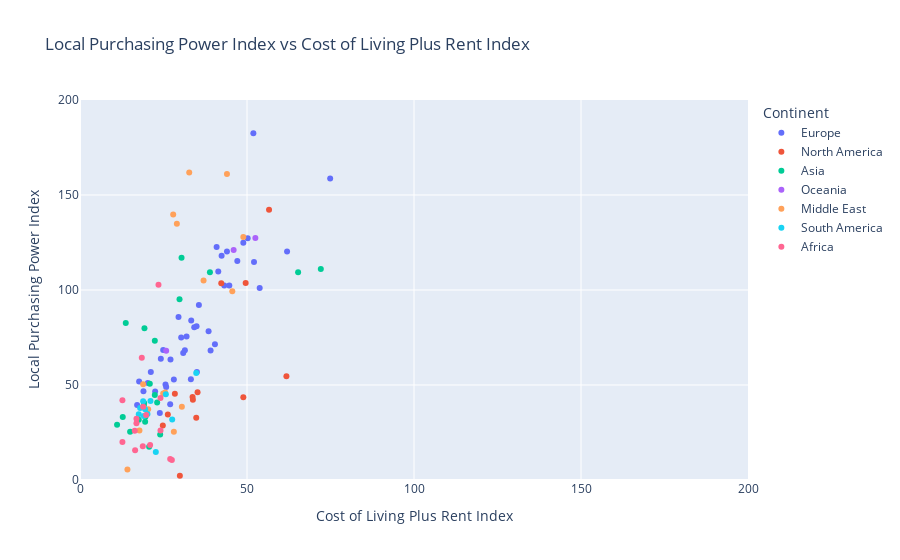

The cell this chart's notebook holds for it:
### Code cell
px.scatter(df, x='Cost of Living Plus Rent Index', 
           y='Local Purchasing Power Index', 
           color='Continent',
           range_x=(0,200), 
           range_y=(0,200),
           hover_name='Country',
           title='Local Purchasing Power Index vs Cost of Living Plus Rent Index')

### Figure 1 — Plotly figure (JSON) as saved in the notebook; plotly's stock layout.template omitted (floating-point values rounded to 4 significant figures)
{"data": [{"hovertemplate": "<b>%{hovertext}</b><br><br>Continent=Europe<br>Cost of Living Plus Rent Index=%{x}<br>Local Purchasing Power Index=%{y}<extra></extra>", "hovertext": ["Switzerland", "Iceland", "Norway", "Denmark", "Austria", "Ireland", "France", "Finland", "Netherlands", "Luxembourg", "Germany", "United Kingdom", "Belgium", "Sweden", "Italy", "Cyprus", "Malta", "Greece", "Estonia", "Slovenia", "Latvia", "Spain", "Lithuania", "Slovakia", "Czech Republic", "Croatia", "Portugal", "Albania", "Hungary", "Poland", "Montenegro", "Bulgaria", "Serbia", "Romania", "Turkey", "Bosnia And Herzegovina", "Moldova", "Georgia", "North Macedonia", "Kosovo (Disputed Territory)", "Belarus", "Ukraine"], "legendgroup": "Europe", "marker": {"color": "#636efa", "symbol": "circle"}, "mode": "markers", "name": "Europe", "orientation": "v", "showlegend": true, "type": "scatter", "x": [74.9, 62, 52.1, 50.2, 44.7, 53.8, 43.2, 42.4, 48.9, 51.9, 44, 47.1, 41.4, 40.9, 38.5, 40.4, 39.1, 33.2, 34.2, 34.9, 30.9, 35.6, 31.9, 31.4, 33.3, 30.3, 35, 27, 27.1, 29.5, 28.1, 24.9, 25.6, 24.2, 25.8, 21.2, 22.5, 23.9, 20.3, 19, 17.7, 17.1], "xaxis": "x", "y": [158.7, 120.3, 114.7, 127.2, 102.4, 101.1, 102.4, 118, 124.9, 182.5, 120.2, 115.2, 109.8, 122.6, 78.3, 71.4, 68.1, 53, 80.4, 80.9, 66.9, 92.1, 75.5, 68.3, 84, 75, 56.9, 39.9, 63.4, 85.8, 52.9, 68.4, 50.2, 63.8, 49, 56.9, 46.6, 35.3, 51, 46.7, 51.8, 39.5], "yaxis": "y"}, {"hovertemplate": "<b>%{hovertext}</b><br><br>Continent=North America<br>Cost of Living Plus Rent Index=%{x}<br>Local Purchasing Power Index=%{y}<extra></extra>", "hovertext": ["Bahamas", "Barbados", "United States", "Canada", "Puerto Rico", "Jamaica", "Trinidad And Tobago", "Costa Rica", "Cuba", "Panama", "Mexico", "Guatemala", "Dominican Republic"], "legendgroup": "North America", "marker": {"color": "#EF553B", "symbol": "circle"}, "mode": "markers", "name": "North America", "orientation": "v", "showlegend": true, "type": "scatter", "x": [61.8, 48.9, 56.6, 49.6, 42.3, 34.8, 33.7, 35.2, 29.9, 33.8, 28.4, 26.3, 24.8], "xaxis": "x", "y": [54.6, 43.5, 142.3, 103.7, 103.5, 32.7, 43.7, 46.2, 2.3, 42.2, 45.4, 34.5, 28.7], "yaxis": "y"}, {"hovertemplate": "<b>%{hovertext}</b><br><br>Continent=Asia<br>Cost of Living Plus Rent Index=%{x}<br>Local Purchasing Power Index=%{y}<extra></extra>", "hovertext": ["Singapore", "Hong Kong (China)", "South Korea", "Japan", "Taiwan", "Cambodia", "Sri Lanka", "Thailand", "Kazakhstan", "China", "Philippines", "Russia", "Malaysia", "Vietnam", "Kyrgyzstan", "Indonesia", "Uzbekistan", "Nepal", "Bangladesh", "India", "Pakistan"], "legendgroup": "Asia", "marker": {"color": "#00cc96", "symbol": "circle"}, "mode": "markers", "name": "Asia", "orientation": "v", "showlegend": true, "type": "scatter", "x": [72.1, 65.3, 38.9, 30.4, 29.8, 24, 20.7, 23.1, 22.4, 22.4, 19.6, 20.9, 19.3, 19.2, 19.5, 17.6, 19.1, 15, 12.8, 13.7, 11.1], "xaxis": "x", "y": [111.1, 109.3, 109.4, 117, 95.1, 23.9, 17.5, 40.8, 44.7, 73.3, 33.3, 50.6, 79.9, 40.5, 30.7, 31.7, 39.3, 25.4, 33.1, 82.6, 29.1], "yaxis": "y"}, {"hovertemplate": "<b>%{hovertext}</b><br><br>Continent=Oceania<br>Cost of Living Plus Rent Index=%{x}<br>Local Purchasing Power Index=%{y}<extra></extra>", "hovertext": ["Australia", "New Zealand", "Fiji"], "legendgroup": "Oceania", "marker": {"color": "#ab63fa", "symbol": "circle"}, "mode": "markers", "name": "Oceania", "orientation": "v", "showlegend": true, "type": "scatter", "x": [52.5, 46, 25.8], "xaxis": "x", "y": [127.4, 121, 68], "yaxis": "y"}, {"hovertemplate": "<b>%{hovertext}</b><br><br>Continent=Middle East<br>Cost of Living Plus Rent Index=%{x}<br>Local Purchasing Power Index=%{y}<extra></extra>", "hovertext": ["Israel", "United Arab Emirates", "Bahrain", "Qatar", "Saudi Arabia", "Oman", "Kuwait", "Lebanon", "Palestine", "Jordan", "Armenia", "Azerbaijan", "Iraq", "Iran", "Syria"], "legendgroup": "Middle East", "marker": {"color": "#FFA15A", "symbol": "circle"}, "mode": "markers", "name": "Middle East", "orientation": "v", "showlegend": true, "type": "scatter", "x": [45.6, 48.9, 37, 44, 29, 27.9, 32.7, 28.1, 25.5, 24.9, 30.5, 20.4, 18.9, 17.8, 14.2], "xaxis": "x", "y": [99.4, 127.9, 105, 161.1, 134.9, 139.8, 161.8, 25.4, 46.1, 45.5, 38.5, 37.2, 50.4, 26, 5.5], "yaxis": "y"}, {"hovertemplate": "<b>%{hovertext}</b><br><br>Continent=South America<br>Cost of Living Plus Rent Index=%{x}<br>Local Purchasing Power Index=%{y}<extra></extra>", "hovertext": ["Uruguay", "El Salvador", "Chile", "Venezuela", "Ecuador", "Brazil", "Peru", "Argentina", "Colombia", "Bolivia", "Paraguay"], "legendgroup": "South America", "marker": {"color": "#19d3f3", "symbol": "circle"}, "mode": "markers", "name": "South America", "orientation": "v", "showlegend": true, "type": "scatter", "x": [34.8, 27.6, 25.7, 22.7, 21.1, 19.5, 20.2, 18.9, 19.1, 18, 17.6], "xaxis": "x", "y": [56.3, 31.9, 45.1, 14.7, 41.6, 37.2, 34.8, 41.5, 33.7, 37.9, 34.6], "yaxis": "y"}, {"hovertemplate": "<b>%{hovertext}</b><br><br>Continent=Africa<br>Cost of Living Plus Rent Index=%{x}<br>Local Purchasing Power Index=%{y}<extra></extra>", "hovertext": ["Cameroon", "Zimbabwe", "Mauritius", "South Africa", "Nigeria", "Ghana", "Kenya", "Botswana", "Morocco", "Uganda", "Algeria", "Tunisia", "Madagascar", "Tanzania", "Egypt", "Libya"], "legendgroup": "Africa", "marker": {"color": "#FF6692", "symbol": "circle"}, "mode": "markers", "name": "Africa", "orientation": "v", "showlegend": true, "type": "scatter", "x": [27.5, 24.1, 24.1, 23.5, 27, 21, 19.8, 18.5, 18.9, 18.8, 16.9, 16.9, 16.5, 16.4, 12.7, 12.7], "xaxis": "x", "y": [10.5, 26.1, 43.2, 102.8, 11, 18.4, 34.2, 64.4, 38.6, 17.8, 29.9, 32.2, 15.6, 25.9, 20, 42], "yaxis": "y"}], "layout": {"legend": {"title": {"text": "Continent"}, "tracegroupgap": 0}, "title": {"text": "Local Purchasing Power Index vs Cost of Living Plus Rent Index"}, "xaxis": {"anchor": "y", "domain": [0, 1], "range": [0, 200], "title": {"text": "Cost of Living Plus Rent Index"}}, "yaxis": {"anchor": "x", "domain": [0, 1], "range": [0, 200], "title": {"text": "Local Purchasing Power Index"}}}}
